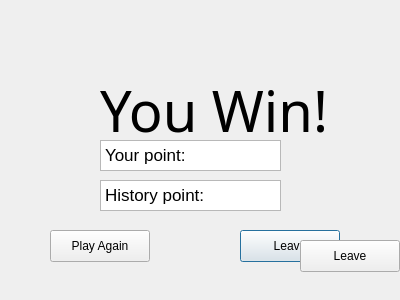
<?xml version="1.0" encoding="UTF-8"?>
<ui version="4.0">
 <class>Dialog</class>
 <widget class="QDialog" name="Dialog">
  <property name="geometry">
   <rect>
    <x>0</x>
    <y>0</y>
    <width>400</width>
    <height>300</height>
   </rect>
  </property>
  <property name="windowTitle">
   <string>Dialog</string>
  </property>
  <widget class="QLabel" name="labelTitle">
   <property name="geometry">
    <rect>
     <x>100</x>
     <y>80</y>
     <width>231</width>
     <height>61</height>
    </rect>
   </property>
   <property name="font">
    <font>
     <family>Academy Engraved LET</family>
     <pointsize>42</pointsize>
    </font>
   </property>
   <property name="text">
    <string>You Win!</string>
   </property>
  </widget>
  <widget class="QPushButton" name="pushButton_2">
   <property name="geometry">
    <rect>
     <x>240</x>
     <y>230</y>
     <width>100</width>
     <height>32</height>
    </rect>
   </property>
   <property name="text">
    <string>Leave</string>
   </property>
  </widget>
  <widget class="QPushButton" name="pushButton">
   <property name="geometry">
    <rect>
     <x>50</x>
     <y>230</y>
     <width>100</width>
     <height>32</height>
    </rect>
   </property>
   <property name="text">
    <string>Play Again</string>
   </property>
  </widget>
  <widget class="QTextEdit" name="textEdit">
   <property name="geometry">
    <rect>
     <x>100</x>
     <y>140</y>
     <width>181</width>
     <height>31</height>
    </rect>
   </property>
   <property name="html">
    <string>&lt;!DOCTYPE HTML PUBLIC &quot;-//W3C//DTD HTML 4.0//EN&quot; &quot;http://www.w3.org/TR/REC-html40/strict.dtd&quot;&gt;
&lt;html&gt;&lt;head&gt;&lt;meta name=&quot;qrichtext&quot; content=&quot;1&quot; /&gt;&lt;meta charset=&quot;utf-8&quot; /&gt;&lt;style type=&quot;text/css&quot;&gt;
p, li { white-space: pre-wrap; }
hr { height: 1px; border-width: 0; }
li.unchecked::marker { content: &quot;\2610&quot;; }
li.checked::marker { content: &quot;\2612&quot;; }
&lt;/style&gt;&lt;/head&gt;&lt;body style=&quot; font-family:'.AppleSystemUIFont'; font-size:13pt; font-weight:400; font-style:normal;&quot;&gt;
&lt;p style=&quot; margin-top:0px; margin-bottom:0px; margin-left:0px; margin-right:0px; -qt-block-indent:0; text-indent:0px;&quot;&gt;Your point: &lt;/p&gt;&lt;/body&gt;&lt;/html&gt;</string>
   </property>
  </widget>
  <widget class="QTextEdit" name="textEdit_2">
   <property name="geometry">
    <rect>
     <x>100</x>
     <y>180</y>
     <width>181</width>
     <height>31</height>
    </rect>
   </property>
   <property name="html">
    <string>&lt;!DOCTYPE HTML PUBLIC &quot;-//W3C//DTD HTML 4.0//EN&quot; &quot;http://www.w3.org/TR/REC-html40/strict.dtd&quot;&gt;
&lt;html&gt;&lt;head&gt;&lt;meta name=&quot;qrichtext&quot; content=&quot;1&quot; /&gt;&lt;meta charset=&quot;utf-8&quot; /&gt;&lt;style type=&quot;text/css&quot;&gt;
p, li { white-space: pre-wrap; }
hr { height: 1px; border-width: 0; }
li.unchecked::marker { content: &quot;\2610&quot;; }
li.checked::marker { content: &quot;\2612&quot;; }
&lt;/style&gt;&lt;/head&gt;&lt;body style=&quot; font-family:'.AppleSystemUIFont'; font-size:13pt; font-weight:400; font-style:normal;&quot;&gt;
&lt;p style=&quot; margin-top:0px; margin-bottom:0px; margin-left:0px; margin-right:0px; -qt-block-indent:0; text-indent:0px;&quot;&gt;History point: &lt;/p&gt;&lt;/body&gt;&lt;/html&gt;</string>
   </property>
  </widget>
  <widget class="QPushButton" name="pushButton_3">
   <property name="geometry">
    <rect>
     <x>300</x>
     <y>240</y>
     <width>100</width>
     <height>32</height>
    </rect>
   </property>
   <property name="text">
    <string>Leave</string>
   </property>
  </widget>
 </widget>
 <resources/>
 <connections/>
</ui>
